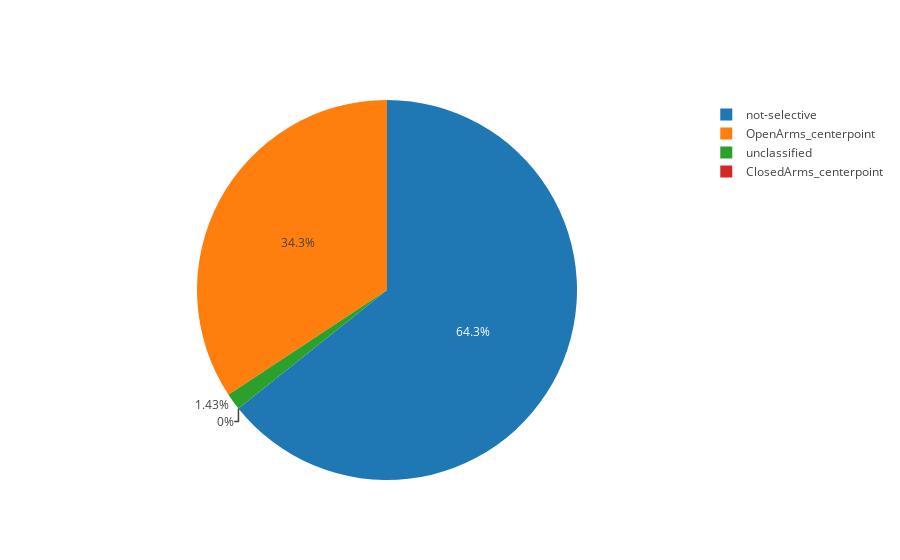

The cell this chart's notebook holds for it:
### Markdown cell above
## After classifying the neurons as either selective, not-selective, or unclassified, we perform a "deeper classification". Namely, we go through and classify each *selective* neuron with a $\hat{D} > 0$ as selective for `OpenArms_centerpoint`. Likewise, we go through and classify each *selective* neuron with a $\hat{D} < 0$ as selective for `ClosedArms_centerpoint`.

### Code cell
epm_selective_neurons = deep_classify(drd87_classified_neurons, epm_real_diff_vals)
plot_pie_chart(epm_selective_neurons, "OpenArms_centerpoint", "ClosedArms_centerpoint", "not-selective", "unclassified")

### Figure 1 — Plotly figure (JSON) as saved in the notebook; plotly's stock layout.template omitted (floating-point values rounded to 4 significant figures)
{"data": [{"labels": ["OpenArms_centerpoint", "ClosedArms_centerpoint", "not-selective", "unclassified"], "type": "pie", "uid": "6d65cb", "values": [24, 0, 45, 1]}], "layout": {"autosize": true}}
